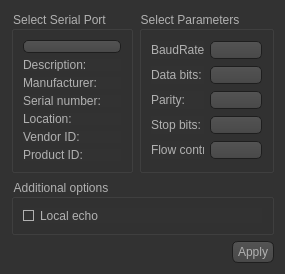
<?xml version="1.0" encoding="UTF-8"?>
<ui version="4.0">
 <class>SettingsDialog</class>
 <widget class="QDialog" name="SettingsDialog">
  <property name="geometry">
   <rect>
    <x>0</x>
    <y>0</y>
    <width>285</width>
    <height>274</height>
   </rect>
  </property>
  <property name="minimumSize">
   <size>
    <width>285</width>
    <height>274</height>
   </size>
  </property>
  <property name="maximumSize">
   <size>
    <width>285</width>
    <height>274</height>
   </size>
  </property>
  <property name="windowTitle">
   <string>Settings</string>
  </property>
  <property name="styleSheet">
   <string notr="true">QToolTip
{
     border: 1px solid black;
     background-color: #ffa02f;
     padding: 1px;
     border-radius: 3px;
     opacity: 100;
}

QWidget
{
    color: #b1b1b1;
    background-color: #323232;
}

QWidget:item:hover
{
    background-color: QLinearGradient( x1: 0, y1: 0, x2: 0, y2: 1, stop: 0 #ffa02f, stop: 1 #ca0619);
    color: #000000;
}

QWidget:item:selected
{
    background-color: QLinearGradient( x1: 0, y1: 0, x2: 0, y2: 1, stop: 0 #ffa02f, stop: 1 #d7801a);
}

QMenuBar::item
{
    background: transparent;
}

QMenuBar::item:selected
{
    background: transparent;
    border: 1px solid #ffaa00;
}

QMenuBar::item:pressed
{
    background: #444;
    border: 1px solid #000;
    background-color: QLinearGradient(
        x1:0, y1:0,
        x2:0, y2:1,
        stop:1 #212121,
        stop:0.4 #343434/*,
        stop:0.2 #343434,
        stop:0.1 #ffaa00*/
    );
    margin-bottom:-1px;
    padding-bottom:1px;
}

QMenu
{
    border: 1px solid #000;
}

QMenu::item
{
    padding: 2px 20px 2px 20px;
}

QMenu::item:selected
{
    color: #000000;
}

QWidget:disabled
{
    color: #404040;
    background-color: #323232;
}

QAbstractItemView
{
    background-color: QLinearGradient( x1: 0, y1: 0, x2: 0, y2: 1, stop: 0 #4d4d4d, stop: 0.1 #646464, stop: 1 #5d5d5d);
}

QWidget:focus
{
    /*border: 2px solid QLinearGradient( x1: 0, y1: 0, x2: 0, y2: 1, stop: 0 #ffa02f, stop: 1 #d7801a);*/
}

QLineEdit
{
    background-color: QLinearGradient( x1: 0, y1: 0, x2: 0, y2: 1, stop: 0 #4d4d4d, stop: 0 #646464, stop: 1 #5d5d5d);
    padding: 1px;
    border-style: solid;
    border: 1px solid #1e1e1e;
    border-radius: 5;
}

QPushButton
{
    color: #b1b1b1;
    background-color: QLinearGradient( x1: 0, y1: 0, x2: 0, y2: 1, stop: 0 #565656, stop: 0.1 #525252, stop: 0.5 #4e4e4e, stop: 0.9 #4a4a4a, stop: 1 #464646);
    border-width: 1px;
    border-color: #1e1e1e;
    border-style: solid;
    border-radius: 6;
    padding: 3px;
    font-size: 12px;
    padding-left: 5px;
    padding-right: 5px;
}

QPushButton:pressed
{
    background-color: QLinearGradient( x1: 0, y1: 0, x2: 0, y2: 1, stop: 0 #2d2d2d, stop: 0.1 #2b2b2b, stop: 0.5 #292929, stop: 0.9 #282828, stop: 1 #252525);
}

QComboBox
{
    selection-background-color: #ffaa00;
    background-color: QLinearGradient( x1: 0, y1: 0, x2: 0, y2: 1, stop: 0 #565656, stop: 0.1 #525252, stop: 0.5 #4e4e4e, stop: 0.9 #4a4a4a, stop: 1 #464646);
    border-style: solid;
    border: 1px solid #1e1e1e;
    border-radius: 5;
}

QComboBox:hover,QPushButton:hover
{
    border: 2px solid QLinearGradient( x1: 0, y1: 0, x2: 0, y2: 1, stop: 0 #ffa02f, stop: 1 #d7801a);
}


QComboBox:on
{
    padding-top: 3px;
    padding-left: 4px;
    background-color: QLinearGradient( x1: 0, y1: 0, x2: 0, y2: 1, stop: 0 #2d2d2d, stop: 0.1 #2b2b2b, stop: 0.5 #292929, stop: 0.9 #282828, stop: 1 #252525);
    selection-background-color: #ffaa00;
}

QComboBox QAbstractItemView
{
    border: 2px solid darkgray;
    selection-background-color: QLinearGradient( x1: 0, y1: 0, x2: 0, y2: 1, stop: 0 #ffa02f, stop: 1 #d7801a);
}

QComboBox::drop-down
{
     subcontrol-origin: padding;
     subcontrol-position: top right;
     width: 15px;

     border-left-width: 0px;
     border-left-color: darkgray;
     border-left-style: solid; /* just a single line */
     border-top-right-radius: 3px; /* same radius as the QComboBox */
     border-bottom-right-radius: 3px;
 }

QComboBox::down-arrow
{
     image: url(:/down_arrow.png);
}

QGroupBox:focus
{
border: 2px solid QLinearGradient( x1: 0, y1: 0, x2: 0, y2: 1, stop: 0 #ffa02f, stop: 1 #d7801a);
}

QTextEdit:focus
{
    border: 2px solid QLinearGradient( x1: 0, y1: 0, x2: 0, y2: 1, stop: 0 #ffa02f, stop: 1 #d7801a);
}

QScrollBar:horizontal {
     border: 1px solid #222222;
     background: QLinearGradient( x1: 0, y1: 0, x2: 0, y2: 1, stop: 0.0 #121212, stop: 0.2 #282828, stop: 1 #484848);
     height: 7px;
     margin: 0px 16px 0 16px;
}

QScrollBar::handle:horizontal
{
      background: QLinearGradient( x1: 0, y1: 0, x2: 1, y2: 0, stop: 0 #ffa02f, stop: 0.5 #d7801a, stop: 1 #ffa02f);
      min-height: 20px;
      border-radius: 2px;
}

QScrollBar::add-line:horizontal {
      border: 1px solid #1b1b19;
      border-radius: 2px;
      background: QLinearGradient( x1: 0, y1: 0, x2: 1, y2: 0, stop: 0 #ffa02f, stop: 1 #d7801a);
      width: 14px;
      subcontrol-position: right;
      subcontrol-origin: margin;
}

QScrollBar::sub-line:horizontal {
      border: 1px solid #1b1b19;
      border-radius: 2px;
      background: QLinearGradient( x1: 0, y1: 0, x2: 1, y2: 0, stop: 0 #ffa02f, stop: 1 #d7801a);
      width: 14px;
     subcontrol-position: left;
     subcontrol-origin: margin;
}

QScrollBar::right-arrow:horizontal, QScrollBar::left-arrow:horizontal
{
      border: 1px solid black;
      width: 1px;
      height: 1px;
      background: white;
}

QScrollBar::add-page:horizontal, QScrollBar::sub-page:horizontal
{
      background: none;
}

QScrollBar:vertical
{
      background: QLinearGradient( x1: 0, y1: 0, x2: 1, y2: 0, stop: 0.0 #121212, stop: 0.2 #282828, stop: 1 #484848);
      width: 7px;
      margin: 16px 0 16px 0;
      border: 1px solid #222222;
}

QScrollBar::handle:vertical
{
      background: QLinearGradient( x1: 0, y1: 0, x2: 0, y2: 1, stop: 0 #ffa02f, stop: 0.5 #d7801a, stop: 1 #ffa02f);
      min-height: 20px;
      border-radius: 2px;
}

QScrollBar::add-line:vertical
{
      border: 1px solid #1b1b19;
      border-radius: 2px;
      background: QLinearGradient( x1: 0, y1: 0, x2: 0, y2: 1, stop: 0 #ffa02f, stop: 1 #d7801a);
      height: 14px;
      subcontrol-position: bottom;
      subcontrol-origin: margin;
}

QScrollBar::sub-line:vertical
{
      border: 1px solid #1b1b19;
      border-radius: 2px;
      background: QLinearGradient( x1: 0, y1: 0, x2: 0, y2: 1, stop: 0 #d7801a, stop: 1 #ffa02f);
      height: 14px;
      subcontrol-position: top;
      subcontrol-origin: margin;
}

QScrollBar::up-arrow:vertical, QScrollBar::down-arrow:vertical
{
      border: 1px solid black;
      width: 1px;
      height: 1px;
      background: white;
}


QScrollBar::add-page:vertical, QScrollBar::sub-page:vertical
{
      background: none;
}

QTextEdit
{
    background-color: #242424;
}

QPlainTextEdit
{
    background-color: #242424;
}

QHeaderView::section
{
    background-color: QLinearGradient(x1:0, y1:0, x2:0, y2:1, stop:0 #616161, stop: 0.5 #505050, stop: 0.6 #434343, stop:1 #656565);
    color: white;
    padding-left: 4px;
    border: 1px solid #6c6c6c;
}

QCheckBox:disabled
{
color: #414141;
}

QDockWidget::title
{
    text-align: center;
    spacing: 3px; /* spacing between items in the tool bar */
    background-color: QLinearGradient(x1:0, y1:0, x2:0, y2:1, stop:0 #323232, stop: 0.5 #242424, stop:1 #323232);
}

QDockWidget::close-button, QDockWidget::float-button
{
    text-align: center;
    spacing: 1px; /* spacing between items in the tool bar */
    background-color: QLinearGradient(x1:0, y1:0, x2:0, y2:1, stop:0 #323232, stop: 0.5 #242424, stop:1 #323232);
}

QDockWidget::close-button:hover, QDockWidget::float-button:hover
{
    background: #242424;
}

QDockWidget::close-button:pressed, QDockWidget::float-button:pressed
{
    padding: 1px -1px -1px 1px;
}

QMainWindow::separator
{
    background-color: QLinearGradient(x1:0, y1:0, x2:0, y2:1, stop:0 #161616, stop: 0.5 #151515, stop: 0.6 #212121, stop:1 #343434);
    color: white;
    padding-left: 4px;
    border: 1px solid #4c4c4c;
    spacing: 3px; /* spacing between items in the tool bar */
}

QMainWindow::separator:hover
{

    background-color: QLinearGradient(x1:0, y1:0, x2:0, y2:1, stop:0 #d7801a, stop:0.5 #b56c17 stop:1 #ffa02f);
    color: white;
    padding-left: 4px;
    border: 1px solid #6c6c6c;
    spacing: 3px; /* spacing between items in the tool bar */
}

QToolBar::handle
{
     spacing: 3px; /* spacing between items in the tool bar */
     background: url(:/images/handle.png);
}

QMenu::separator
{
    height: 2px;
    background-color: QLinearGradient(x1:0, y1:0, x2:0, y2:1, stop:0 #161616, stop: 0.5 #151515, stop: 0.6 #212121, stop:1 #343434);
    color: white;
    padding-left: 4px;
    margin-left: 10px;
    margin-right: 5px;
}

QProgressBar
{
    border: 2px solid grey;
    border-radius: 5px;
    text-align: center;
}

QProgressBar::chunk
{
    background-color: #d7801a;
    width: 2.15px;
    margin: 0.5px;
}

QTabBar::tab {
    color: #b1b1b1;
    border: 1px solid #444;
    border-bottom-style: none;
    background-color: #323232;
    padding-left: 10px;
    padding-right: 10px;
    padding-top: 3px;
    padding-bottom: 2px;
    margin-right: -1px;
}

QTabWidget::pane {
    border: 1px solid #444;
    top: 1px;
}

QTabBar::tab:last
{
    margin-right: 0; /* the last selected tab has nothing to overlap with on the right */
    border-top-right-radius: 3px;
}

QTabBar::tab:first:!selected
{
 margin-left: 0px; /* the last selected tab has nothing to overlap with on the right */


    border-top-left-radius: 3px;
}

QTabBar::tab:!selected
{
    color: #b1b1b1;
    border-bottom-style: solid;
    margin-top: 3px;
    background-color: QLinearGradient(x1:0, y1:0, x2:0, y2:1, stop:1 #212121, stop:.4 #343434);
}

QTabBar::tab:selected
{
    border-top-left-radius: 3px;
    border-top-right-radius: 3px;
    margin-bottom: 0px;
}

QTabBar::tab:!selected:hover
{
    /*border-top: 2px solid #ffaa00;
    padding-bottom: 3px;*/
    border-top-left-radius: 3px;
    border-top-right-radius: 3px;
    background-color: QLinearGradient(x1:0, y1:0, x2:0, y2:1, stop:1 #212121, stop:0.4 #343434, stop:0.2 #343434, stop:0.1 #ffaa00);
}

QRadioButton::indicator:checked, QRadioButton::indicator:unchecked{
    color: #b1b1b1;
    background-color: #323232;
    border: 1px solid #b1b1b1;
    border-radius: 6px;
}

QRadioButton::indicator:checked
{
    background-color: qradialgradient(
        cx: 0.5, cy: 0.5,
        fx: 0.5, fy: 0.5,
        radius: 1.0,
        stop: 0.25 #ffaa00,
        stop: 0.3 #323232
    );
}

QCheckBox::indicator{
    color: #b1b1b1;
    background-color: #323232;
    border: 1px solid #b1b1b1;
    width: 9px;
    height: 9px;
}

QRadioButton::indicator
{
    border-radius: 6px;
}

QRadioButton::indicator:hover, QCheckBox::indicator:hover
{
    border: 1px solid #ffaa00;
}

QCheckBox::indicator:checked
{
    image:url(checkbox.png);
}

QCheckBox::indicator:disabled, QRadioButton::indicator:disabled
{
    border: 1px solid #444;
}</string>
  </property>
  <layout class="QGridLayout" name="gridLayout_3">
   <item row="0" column="1">
    <widget class="QGroupBox" name="parametersBox">
     <property name="title">
      <string>Select Parameters</string>
     </property>
     <layout class="QGridLayout" name="gridLayout_2">
      <item row="0" column="0">
       <widget class="QLabel" name="baudRateLabel">
        <property name="text">
         <string>BaudRate:</string>
        </property>
       </widget>
      </item>
      <item row="0" column="1">
       <widget class="QComboBox" name="baudRateBox"/>
      </item>
      <item row="1" column="0">
       <widget class="QLabel" name="dataBitsLabel">
        <property name="text">
         <string>Data bits:</string>
        </property>
       </widget>
      </item>
      <item row="1" column="1">
       <widget class="QComboBox" name="dataBitsBox"/>
      </item>
      <item row="2" column="0">
       <widget class="QLabel" name="parityLabel">
        <property name="text">
         <string>Parity:</string>
        </property>
       </widget>
      </item>
      <item row="2" column="1">
       <widget class="QComboBox" name="parityBox"/>
      </item>
      <item row="3" column="0">
       <widget class="QLabel" name="stopBitsLabel">
        <property name="text">
         <string>Stop bits:</string>
        </property>
       </widget>
      </item>
      <item row="3" column="1">
       <widget class="QComboBox" name="stopBitsBox"/>
      </item>
      <item row="4" column="0">
       <widget class="QLabel" name="flowControlLabel">
        <property name="text">
         <string>Flow control:</string>
        </property>
       </widget>
      </item>
      <item row="4" column="1">
       <widget class="QComboBox" name="flowControlBox"/>
      </item>
     </layout>
    </widget>
   </item>
   <item row="0" column="0">
    <widget class="QGroupBox" name="selectBox">
     <property name="title">
      <string>Select Serial Port</string>
     </property>
     <layout class="QGridLayout" name="gridLayout">
      <item row="0" column="0">
       <widget class="QComboBox" name="serialPortInfoListBox"/>
      </item>
      <item row="1" column="0">
       <widget class="QLabel" name="descriptionLabel">
        <property name="text">
         <string>Description:</string>
        </property>
       </widget>
      </item>
      <item row="2" column="0">
       <widget class="QLabel" name="manufacturerLabel">
        <property name="text">
         <string>Manufacturer:</string>
        </property>
       </widget>
      </item>
      <item row="3" column="0">
       <widget class="QLabel" name="serialNumberLabel">
        <property name="text">
         <string>Serial number:</string>
        </property>
       </widget>
      </item>
      <item row="4" column="0">
       <widget class="QLabel" name="locationLabel">
        <property name="text">
         <string>Location:</string>
        </property>
       </widget>
      </item>
      <item row="5" column="0">
       <widget class="QLabel" name="vidLabel">
        <property name="text">
         <string>Vendor ID:</string>
        </property>
       </widget>
      </item>
      <item row="6" column="0">
       <widget class="QLabel" name="pidLabel">
        <property name="text">
         <string>Product ID:</string>
        </property>
       </widget>
      </item>
     </layout>
    </widget>
   </item>
   <item row="2" column="0" colspan="2">
    <layout class="QHBoxLayout" name="horizontalLayout">
     <item>
      <spacer name="horizontalSpacer">
       <property name="orientation">
        <enum>Qt::Horizontal</enum>
       </property>
       <property name="sizeHint" stdset="0">
        <size>
         <width>96</width>
         <height>20</height>
        </size>
       </property>
      </spacer>
     </item>
     <item>
      <widget class="QPushButton" name="applyButton">
       <property name="text">
        <string>Apply</string>
       </property>
      </widget>
     </item>
    </layout>
   </item>
   <item row="1" column="0" colspan="2">
    <widget class="QGroupBox" name="additionalOptionsGroupBox">
     <property name="title">
      <string>Additional options</string>
     </property>
     <layout class="QVBoxLayout" name="verticalLayout">
      <item>
       <widget class="QCheckBox" name="localEchoCheckBox">
        <property name="text">
         <string>Local echo</string>
        </property>
        <property name="checked">
         <bool>true</bool>
        </property>
       </widget>
      </item>
     </layout>
    </widget>
   </item>
  </layout>
 </widget>
 <resources/>
 <connections/>
</ui>
